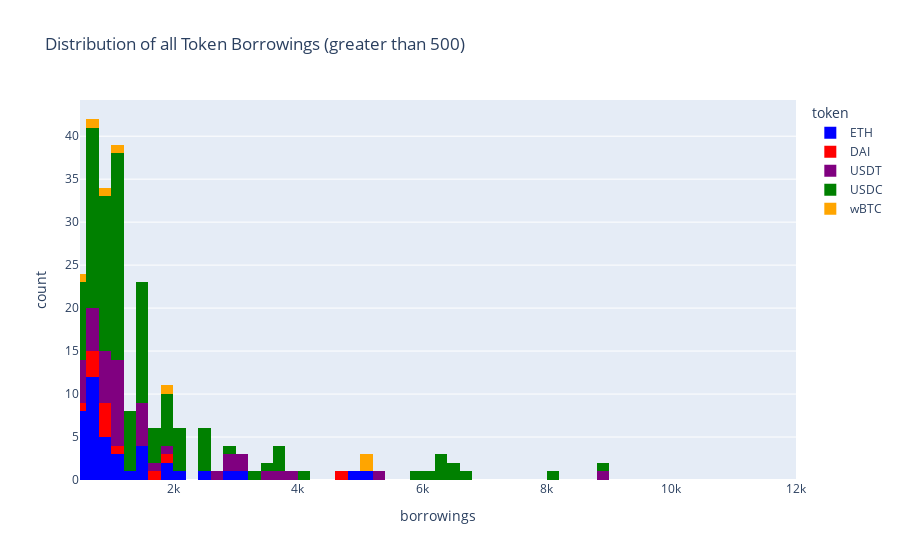

This figure's notebook cell:
### Code cell
tmp = [
    {'token': token, 'borrowings': user_state.token_states[token].borrowings * prices.prices[token] / 10**constants.get_decimals(token)}
    for user_state in state.user_states.values()
    for token in constants.symbol_decimals_map.keys()
]

token_data = pandas.DataFrame(tmp)
token_data['borrowings'] = token_data['borrowings'].astype(float)
token_data = token_data[token_data['borrowings'] > 500]
fig = px.histogram(token_data, x='borrowings', color='token', color_discrete_map= {
    "DAI": "red",
    "ETH": "blue", 
    "USDT": "purple",
    "USDC": "green",
    "wBTC": "orange",
    }, title='Distribution of all Token Borrowings (greater than 500)', nbins= 100)
fig.update_xaxes(range = [500, 12000])
fig.show()

### Figure 1 — Plotly figure (JSON) as saved in the notebook; plotly's stock layout.template omitted (floating-point values rounded to 4 significant figures; data arrays with more than 128 entries replaced by an {"elided": "..."} marker saying what was removed)
{"data": [{"alignmentgroup": "True", "bingroup": "x", "hovertemplate": "token=ETH<br>borrowings=%{x}<br>count=%{y}<extra></extra>", "legendgroup": "ETH", "marker": {"color": "blue", "pattern": {"shape": ""}}, "name": "ETH", "nbinsx": 100, "offsetgroup": "ETH", "orientation": "v", "showlegend": true, "type": "histogram", "x": [751.2, 567.6, 4894.0, 756.4, 623.5, 661.0, 989.2, 763.1, 1169.0, 616.5, 2832.0, 1867.0, 1137.0, 572.1, 1165.0, 663.1, 704.6, 708.9, 1267.0, 595.6, 1489.0, 521.7, 14220.0, 944.5, 1511.0, 566.7, 537.3, 595.8, 984.9, 604.3, 5053.0, 911.0, 912.0, 1462.0, 2593.0, 516.0, 604.2, 709.4, 1873.0, 1473.0, 3068.0, 2039.0], "xaxis": "x", "yaxis": "y"}, {"alignmentgroup": "True", "bingroup": "x", "hovertemplate": "token=DAI<br>borrowings=%{x}<br>count=%{y}<extra></extra>", "legendgroup": "DAI", "marker": {"color": "red", "pattern": {"shape": ""}}, "name": "DAI", "nbinsx": 100, "offsetgroup": "DAI", "orientation": "v", "showlegend": true, "type": "histogram", "x": [1746.0, 1996.0, 759.6, 986.6, 1085.0, 539.3, 988.5, 783.5, 4696.0, 986.5, 748.9, 858.2], "xaxis": "x", "yaxis": "y"}, {"alignmentgroup": "True", "bingroup": "x", "hovertemplate": "token=USDT<br>borrowings=%{x}<br>count=%{y}<extra></extra>", "legendgroup": "USDT", "marker": {"color": "purple", "pattern": {"shape": ""}}, "name": "USDT", "nbinsx": 100, "offsetgroup": "USDT", "orientation": "v", "showlegend": true, "type": "histogram", "x": [1756.0, 519.8, 999.4, 3582.0, 1493.0, 2919.0, 813.9, 928.8, 2689.0, 1495.0, 3094.0, 3183.0, 602.8, 5279.0, 536.0, 1493.0, 1493.0, 1493.0, 502.2, 746.2, 560.1, 664.4, 696.4, 1194.0, 8954.0, 760.9, 3768.0, 1005.0, 3979.0, 1809.0, 895.4, 945.1, 1045.0, 974.9, 1055.0, 1194.0, 1194.0, 1194.0, 1194.0, 2894.0, 551.4, 1042.0, 1062.0], "xaxis": "x", "yaxis": "y"}, {"alignmentgroup": "True", "bingroup": "x", "hovertemplate": "token=USDC<br>borrowings=%{x}<br>count=%{y}<extra></extra>", "legendgroup": "USDC", "marker": {"color": "green", "pattern": {"shape": ""}}, "name": "USDC", "nbinsx": 100, "offsetgroup": "USDC", "orientation": "v", "showlegend": true, "type": "histogram", "x": {"elided": "130 float values"}, "xaxis": "x", "yaxis": "y"}, {"alignmentgroup": "True", "bingroup": "x", "hovertemplate": "token=wBTC<br>borrowings=%{x}<br>count=%{y}<extra></extra>", "legendgroup": "wBTC", "marker": {"color": "orange", "pattern": {"shape": ""}}, "name": "wBTC", "nbinsx": 100, "offsetgroup": "wBTC", "orientation": "v", "showlegend": true, "type": "histogram", "x": [531.3, 15870.0, 716.0, 911.7, 1120.0, 1850.0, 5012.0, 5012.0], "xaxis": "x", "yaxis": "y"}], "layout": {"barmode": "relative", "legend": {"title": {"text": "token"}, "tracegroupgap": 0}, "title": {"text": "Distribution of all Token Borrowings (greater than 500)"}, "xaxis": {"anchor": "y", "domain": [0, 1], "range": [500, 12000], "title": {"text": "borrowings"}}, "yaxis": {"anchor": "x", "domain": [0, 1], "title": {"text": "count"}}}}
